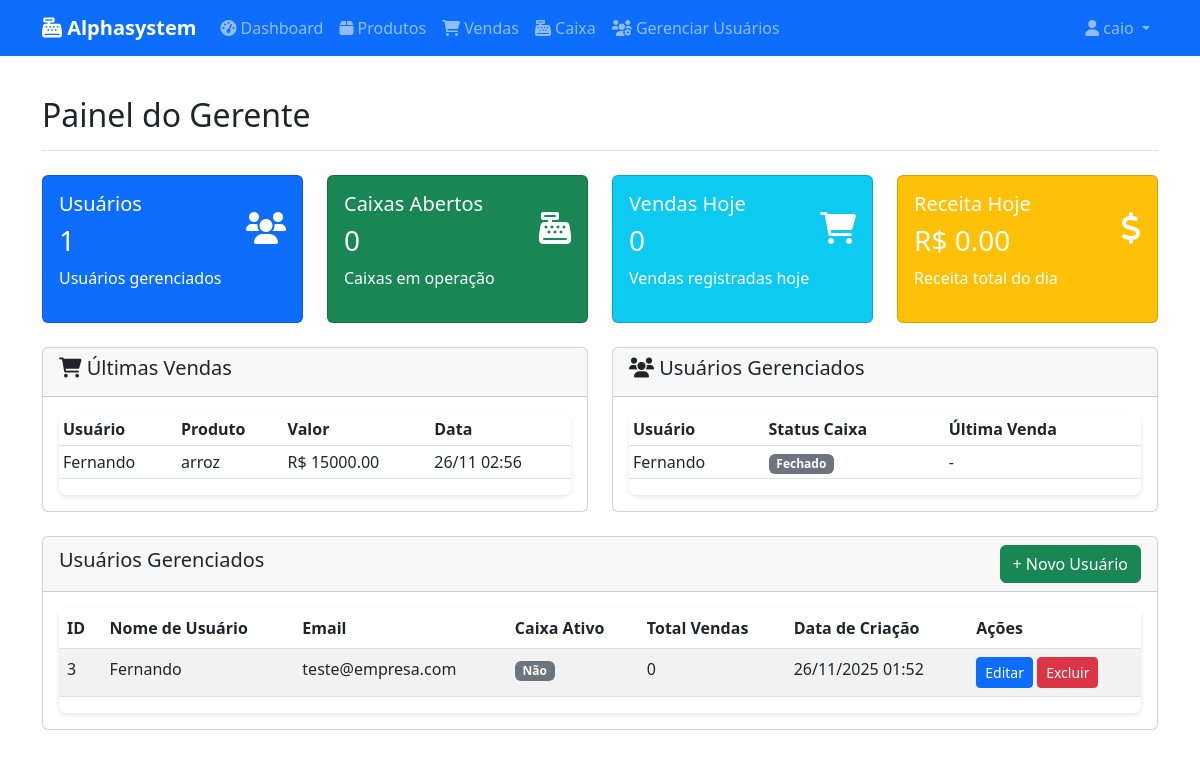
/manager (signed in), run on the app's committed database.
### app/models/__init__.py (models this page shows, shortened)
class User(UserMixin, db.Model):
    id = db.Column(db.Integer, primary_key=True)
    username = db.Column(db.String(150), unique=True, nullable=False)
    email = db.Column(db.String(150), unique=True, nullable=False)
    password = db.Column(db.String(150), nullable=False)
    is_admin = db.Column(db.Boolean, default=False)
    role = db.Column(db.String(50), default='user')  # 'admin', 'manager', 'user'
    license_key = db.Column(db.String(255), db.ForeignKey('license.license_key'), nullable=True)
    manager_id = db.Column(db.Integer, db.ForeignKey('user.id'), nullable=True)  # Para usuários gerenciados por um gerente
    created_at = db.Column(db.DateTime, default=datetime.utcnow)
    manager = db.relationship('User', remote_side=[id], backref='managed_users')

class Sale(db.Model):
    id = db.Column(db.Integer, primary_key=True)
    product_id = db.Column(db.Integer, db.ForeignKey('product.id'), nullable=False)
    quantity = db.Column(db.Integer, nullable=False)
    total_price = db.Column(db.Float, nullable=False)
    sale_date = db.Column(db.DateTime, default=datetime.utcnow)
    cashier_id = db.Column(db.Integer, db.ForeignKey('cashier.id'), nullable=True)  # Novo campo
    product = db.relationship('Product', backref='sales')
    cashier = db.relationship('Cashier', backref='sales')  # Novo relacionamento

class Product(db.Model):
    id = db.Column(db.Integer, primary_key=True)
    name = db.Column(db.String(200), nullable=False)
    description = db.Column(db.Text)
    price = db.Column(db.Float, nullable=False)
    quantity = db.Column(db.Integer, default=0)
    max_quantity = db.Column(db.Integer, default=0)  # Quantidade máxima que o produto já teve
    category = db.Column(db.String(100))
    created_at = db.Column(db.DateTime, default=datetime.utcnow)

### app/routes/manager.py (the view)
@bp.route('/manager')
@manager_required
def index():
    managed_users = User.query.filter_by(manager_id=current_user.id).all()
    total_managed_users = len(managed_users)
    managed_users_ids = [user.id for user in managed_users]
    open_cashiers = Cashier.query.filter(
        Cashier.user_id.in_(managed_users_ids),
        Cashier.status == 'open'
    ).all()
    today = datetime.utcnow().date()
    today_sales = []
    total_daily_sales = 0
    total_daily_revenue = 0
    if managed_users_ids:  # Apenas executar a query se houver usuários gerenciados
        today_sales = db.session.query(Sale).join(Cashier, Sale.cashier_id == Cashier.id).join(User, Cashier.user_id == User.id).filter(
            Sale.sale_date >= datetime(today.year, today.month, today.day),
            Sale.sale_date < datetime(today.year, today.month, today.day + 1),
            User.id.in_(managed_users_ids)
        ).all()
        total_daily_sales = len(today_sales)
        total_daily_revenue = sum(sale.total_price for sale in today_sales)
    recent_sales = []
    if managed_users_ids:  # Apenas executar a query se houver usuários gerenciados
        recent_sales = db.session.query(Sale).join(Cashier, Sale.cashier_id == Cashier.id).join(User, Cashier.user_id == User.id).filter(
            User.id.in_(managed_users_ids)
        ).order_by(Sale.sale_date.desc()).limit(10).all()
    return render_template('manager/index.html',
                           managed_users=managed_users,
                           total_managed_users=total_managed_users,
                           open_cashiers=open_cashiers,
                           today_sales=today_sales,
                           total_daily_sales=total_daily_sales,
                           total_daily_revenue=total_daily_revenue,
                           recent_sales=recent_sales)

### app/templates/manager/index.html (shortened to what this page needs)
{% extends "base.html" %}
{% block content %}
<div class="d-flex justify-content-between flex-wrap flex-md-nowrap align-items-center pt-3 pb-2 mb-3 border-bottom">
    <h1 class="h2">Painel do Gerente</h1>
</div>
<div class="row mt-4">
    <div class="col-md-3">
        <div class="card text-white bg-primary mb-3">
            <div class="card-body">
                <div class="d-flex justify-content-between">
                    <div>
                        <h5 class="card-title">Usuários</h5>
                        <h3>{{ total_managed_users }}</h3>
                    </div>
                    <div class="align-self-center">
                        <i class="fas fa-users fa-2x"></i>
                    </div>
                </div>
                <p class="card-text">Usuários gerenciados</p>
            </div>
        </div>
    </div>
    <div class="col-md-3">
        <div class="card text-white bg-success mb-3">
            <div class="card-body">
                <div class="d-flex justify-content-between">
                    <div>
                        <h5 class="card-title">Caixas Abertos</h5>
                        <h3>{{ open_cashiers|length }}</h3>
                    </div>
                    <div class="align-self-center">
                        <i class="fas fa-cash-register fa-2x"></i>
                    </div>
                </div>
                <p class="card-text">Caixas em operação</p>
            </div>
        </div>
    </div>
    <div class="col-md-3">
        <div class="card text-white bg-info mb-3">
            <div class="card-body">
                <div class="d-flex justify-content-between">
                    <div>
                        <h5 class="card-title">Vendas Hoje</h5>
                        <h3>{{ total_daily_sales }}</h3>
                    </div>
                    <div class="align-self-center">
                        <i class="fas fa-shopping-cart fa-2x"></i>
                    </div>
                </div>
                <p class="card-text">Vendas registradas hoje</p>
            </div>
        </div>
    </div>
    <div class="col-md-3">
        <div class="card text-white bg-warning mb-3">
            <div class="card-body">
                <div class="d-flex justify-content-between">
                    <div>
                        <h5 class="card-title">Receita Hoje</h5>
                        <h3>R$ {{ "%.2f"|format(total_daily_revenue) }}</h3>
                    </div>
                    <div class="align-self-center">
                        <i class="fas fa-dollar-sign fa-2x"></i>
                    </div>
                </div>
                <p class="card-text">Receita total do dia</p>
            </div>
        </div>
    </div>
</div>
<div class="row mt-4">
    <div class="col-md-6">
        <div class="card">
            <div class="card-header">
                <h5><i class="fas fa-shopping-cart"></i> Últimas Vendas</h5>
            </div>
            <div class="card-body">
                {% if recent_sales %}
                <div class="table-responsive">
                    <table class="table table-sm">
                        <thead>
                            <tr>
                                <th>Usuário</th>
                                <th>Produto</th>
                                <th>Valor</th>
                                <th>Data</th>
                            </tr>
                        </thead>
                        <tbody>
                            {% for sale in recent_sales[:5] %}
                            <tr>
                                <td>{{ sale.cashier.user.username if sale.cashier else 'N/A' }}</td>
                                <td>{{ sale.product.name }}</td>
                                <td>R$ {{ "%.2f"|format(sale.total_price) }}</td>
                                <td>{{ sale.sale_date.strftime('%d/%m %H:%M') }}</td>
                            </tr>
                            {% endfor %}
                        </tbody>
                    </table>
                </div>
                {% else %}
                <p class="text-muted">Nenhuma venda registrada recentemente.</p>
                {% endif %}
            </div>
        </div>
    </div>
    <div class="col-md-6">
        <div class="card">
            <div class="card-header">
                <h5><i class="fas fa-users"></i> Usuários Gerenciados</h5>
            </div>
            <div class="card-body">
                {% if managed_users %}
                <div class="table-responsive">
                    <table class="table table-sm">
                        <thead>
                            <tr>
                                <th>Usuário</th>
                                <th>Status Caixa</th>
                                <th>Última Venda</th>
                            </tr>
                        </thead>
                        <tbody>
                            {% for user in managed_users %}
                            {% set user_cashier = open_cashiers|selectattr('user_id', 'equalto', user.id)|first %}
                            {% set last_sale = user.sales|sort(attribute='sale_date', reverse=True)|first %}
                            <tr>
                                <td>{{ user.username }}</td>
                                <td>
                                    {% if user_cashier %}
                                        <span class="badge bg-success">Caixa Aberto</span>
                                    {% else %}
                                        <span class="badge bg-secondary">Fechado</span>
                                    {% endif %}
                                </td>
                                <td>
                                    {% if last_sale %}
                                        {{ last_sale.sale_date.strftime('%d/%m %H:%M') }}
                                    {% else %}
                                        -
                                    {% endif %}
                                </td>
                            </tr>
                            {% endfor %}
                        </tbody>
                    </table>
                </div>
                {% else %}
                <p class="text-muted">Nenhum usuário gerenciado encontrado.</p>
                {% endif %}
            </div>
        </div>
    </div>
</div>
<div class="row mt-4">
    <div class="col-md-12">
        <div class="card">
            <div class="card-header d-flex justify-content-between align-items-center">
                <h5>Usuários Gerenciados</h5>
                <a href="{{ url_for('manager.new_user') }}" class="btn btn-success">+ Novo Usuário</a>
            </div>
            <div class="card-body">
                {% if managed_users %}
                <div class="table-responsive">
                    <table class="table table-striped">
                        <thead>
                            <tr>
                                <th>ID</th>
                                <th>Nome de Usuário</th>
                                <th>Email</th>
                                <th>Caixa Ativo</th>
                                <th>Total Vendas</th>
                                <th>Data de Criação</th>
                                <th>Ações</th>
                            </tr>
                        </thead>
                        <tbody>
                            {% for user in managed_users %}
                            {% set user_cashier = open_cashiers|selectattr('user_id', 'equalto', user.id)|first %}
                            {% set user_sales = user.sales|length %}
                            <tr>
                                <td>{{ user.id }}</td>
                                <td>{{ user.username }}</td>
                                <td>{{ user.email }}</td>
                                <td>
                                    {% if user_cashier %}
                                        <span class="badge bg-success">Sim</span>
                                    {% else %}
                                        <span class="badge bg-secondary">Não</span>
                                    {% endif %}
                                </td>
                                <td>{{ user_sales }}</td>
                                <td>{{ user.created_at.strftime('%d/%m/%Y %H:%M') }}</td>
                                <td>
                                    <a href="{{ url_for('manager.edit_user', id=user.id) }}" class="btn btn-sm btn-primary">Editar</a>
                                    <form method="POST" action="{{ url_for('manager.delete_user', id=user.id) }}" class="d-inline"
                                          onsubmit="return confirm('Tem certeza que deseja excluir este usuário? Esta ação não pode ser desfeita.')">
                                        <button type="submit" class="btn btn-sm btn-danger">Excluir</button>
                                    </form>
                                </td>
                            </tr>
                            {% endfor %}
                        </tbody>
                    </table>
                </div>
                {% else %}
                <p class="text-muted">Nenhum usuário gerenciado encontrado.</p>
                {% endif %}
            </div>
        </div>
    </div>
</div>
{% endblock %}

### app/templates/base.html (shortened to what this page needs)
<!DOCTYPE html>
<html lang="pt-BR">
<head>
    <link href="https://cdn.jsdelivr.net/npm/bootstrap@5.3.0/dist/css/bootstrap.min.css" rel="stylesheet">
    <link rel="stylesheet" href="https://cdnjs.cloudflare.com/ajax/libs/font-awesome/6.0.0/css/all.min.css">
    <link rel="stylesheet" href="{{ url_for('static', filename='css/style.css') }}">
</head>
<body>
    <nav class="navbar navbar-expand-lg navbar-dark bg-primary">
        <div class="container">
            <a class="navbar-brand" href="
                {% if current_user.role == 'user' and not current_user.is_admin %}
                    {{ url_for('products.list_products') }}
                {% else %}
                    {{ url_for('main.dashboard') }}
                {% endif %}">
                <i class="fas fa-cash-register"></i> Alphasystem
            </a>
            <div class="collapse navbar-collapse" id="navbarNav">
                <ul class="navbar-nav me-auto">
                    {% if current_user.is_authenticated %}
                        {% if current_user.role == 'manager' or current_user.is_admin %}
                        <li class="nav-item">
                            <a class="nav-link" href="{{ url_for('main.dashboard') }}">
                                <i class="fas fa-tachometer-alt"></i> Dashboard
                            </a>
                        </li>
                        {% endif %}
                        <li class="nav-item">
                            <a class="nav-link" href="{{ url_for('products.list_products') }}">
                                <i class="fas fa-box"></i> Produtos
                            </a>
                        </li>
                        <li class="nav-item">
                            <a class="nav-link" href="{{ url_for('sales.list_sales') }}">
                                <i class="fas fa-shopping-cart"></i> Vendas
                            </a>
                        </li>
                        <li class="nav-item">
                            <a class="nav-link" href="{{ url_for('cashier.dashboard') }}">
                                <i class="fas fa-cash-register"></i> Caixa
                            </a>
                        </li>
                        {% if current_user.role == 'manager' or current_user.is_admin %}
                            <li class="nav-item">
                                <a class="nav-link" href="{{ url_for('manager.index') }}">
                                    <i class="fas fa-users-cog"></i> Gerenciar Usuários
                                </a>
                            </li>
                        {% endif %}
                    {% endif %}
                </ul>
                <ul class="navbar-nav">
                    <li class="nav-item dropdown">
                        <a class="nav-link dropdown-toggle" href="#" id="userDropdown" role="button" data-bs-toggle="dropdown">
                            <i class="fas fa-user"></i> {{ current_user.username if current_user.is_authenticated else 'Usuário' }}
                        </a>
                    </li>
                </ul>
            </div>
        </div>
    </nav>
    <div class="container mt-4">
        {% block content %}{% endblock %}
    </div>
</body>
</html>

### data on the page
User: username "caio"
Sale: cashier.user "Fernando", product.name "arroz", total_price "15000.00", sale_date "26/11 02:56"
User: username "Fernando", id "3", email "teste@empresa.com", is_admin "0", created_at "26/11/2025 01:52"

### other printed values
{{ total_managed_users }} "1"
{{ open_cashiers|length }} "0"
{{ total_daily_sales }} "0"
{{ "%.2f"|format(total_daily_revenue) }} "0.00"
